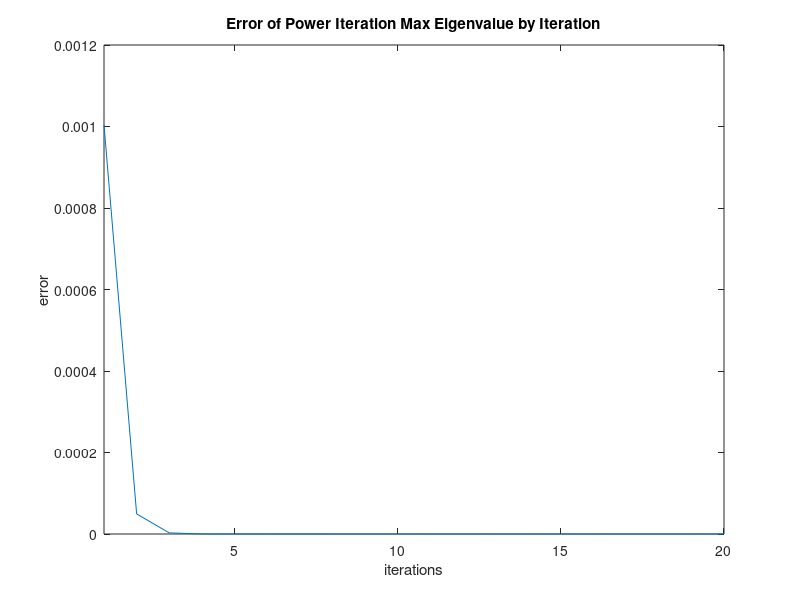

Here is the MATLAB script that generated this plot:
% clear the environment
clear all; close all; clc

% PART I 
% a) 

m = 10;

% creating symmetrix mxm matrix
A_rand = rand(m,m);
A_triu = triu(A_rand);
A_tril = A_triu.' - diag(diag(A_triu));
A = A_tril + A_triu;

[eigenvec, eigenval] = eigs(A,m);

% b) 
true_eigenvalue = max(diag(eigenval));
v_curr = ones(m,1);

% power iteration method
for k = 1:20
	w = A*v_curr;
	v_curr=w/norm(w);

	lambda(k) = v_curr'*A*v_curr;
    power_eigenvalue = max(lambda);
    error(k) = abs(true_eigenvalue - power_eigenvalue);
end

plot(error); xlim([1 20]); ylabel('error'); xlabel('iterations'); 
title('Error of Power Iteration Max Eigenvalue by Iteration');
